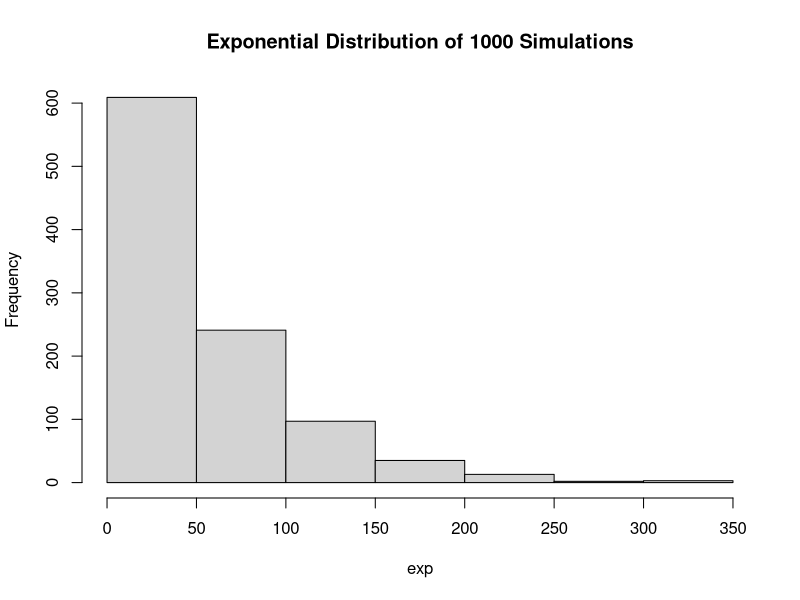
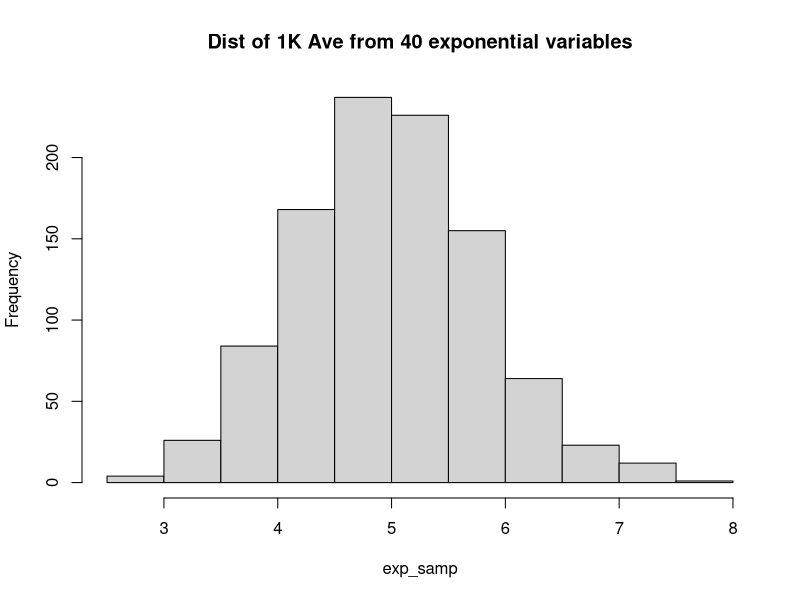

Source code (R) for these figures, in order:
## ---- chunk 1
exp <- rexp(1000, .02)
hist(exp, main = "Exponential Distribution of 1000 Simulations")
## ---- chunk 2
exp_mu <- mean(exp)
exp_var<- (1/.2)^2
## ---- chunk 3
exp_samp <- NULL
for(i in 1:1000) exp_samp <- c(exp_samp, mean(rexp(40, .2)))
hist(exp_samp, main = "Dist of 1K Ave from 40 exponential variables")
## ---- chunk 4
exp_samp_mean <- mean(exp_samp)
exp_samp_var <- var(exp_samp)
